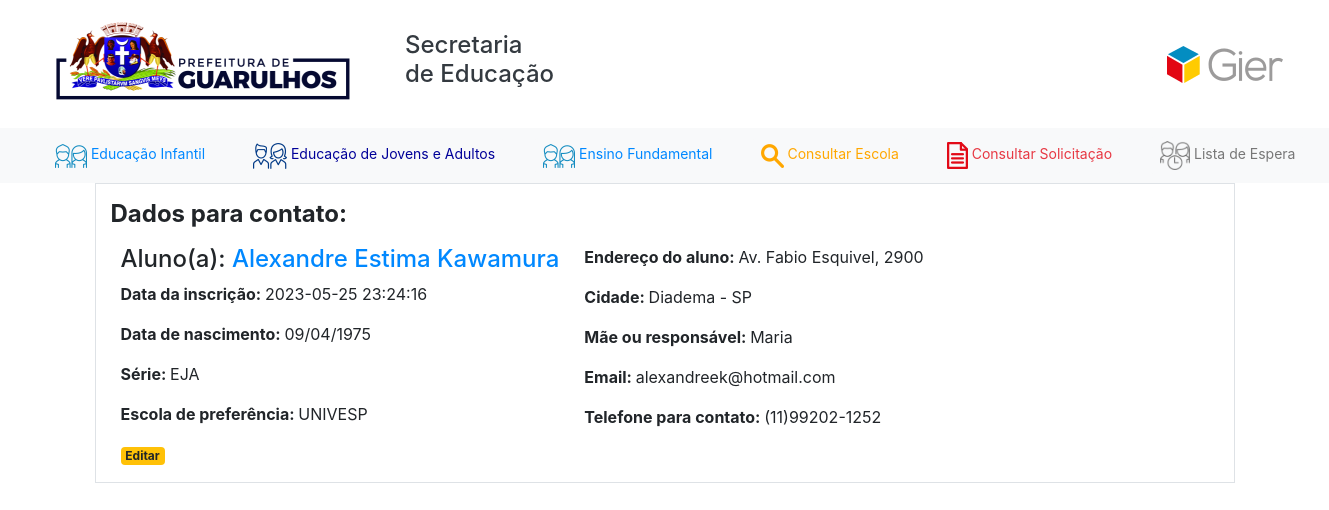
The page /1 on the database its author committed.
### app.py (models this page shows)
class Matricula(db.Model):
    id = db.Column(db.Integer, primary_key=True)
    created = db.Column(db.DateTime, default=datetime.datetime.utcnow)
    name = db.Column(db.String(80), nullable=False)
    born = db.Column(db.String(10), nullable=False)
    grad = db.Column(db.String(15), nullable=False)
    sch = db.Column(db.String(20), nullable=False)
    addr = db.Column(db.String(80), nullable=False)
    city = db.Column(db.String(20), nullable=False)
    uf = db.Column(db.String(2), nullable=False)
    resp = db.Column(db.String(20), nullable=False)
    email = db.Column(db.String(50), nullable=False)
    tel = db.Column(db.String(14), nullable=False)
    obs = db.Column(db.String(200), nullable=False)

### app.py (the view)
@app.route('/<int:post_id>')
def post(post_id):
    qq = get_post(post_id)
    return render_template('post.html', post=qq)

### app.py (called while the page is built)
def get_post(post_id):
    exibe = Matricula.query.filter_by(id=post_id).first()
    if exibe is None:
        abort(404)
    return exibe

### templates/post.html (shortened to what this page needs)
{% extends 'base.html' %}
{% block content %}
<h4 align="left" ><b>Dados para contato: </b></h4>
	<div class="form-row">
        <div class="form-group">
            <div class="col">
                <h4>Aluno(a): <span style="color:#0088ff">{% block title %} {{ post['name'] }} {% endblock %}</span></h4>
                <p><b>Data da inscrição: </b>{{ post['created'] }}</p>
                <p><b>Data de nascimento: </b>{{ post ['born'] }}</p>
                <p><b>Série: </b>{{ post ['grad'] }}</p>
                <p><b>Escola de preferência: </b>{{ post ['sch'] }}</p>
                <a href="{{ url_for('edit', id=post['id']) }}">
                <span class="badge badge-warning">Editar</span>
                </a>
            </div>
        </div>
    <div class="form-row">
        <div class="form-group">
            <div class="col">
                <p><b>Endereço do aluno: </b>{{ post['addr'] }}</p>
                <p><b>Cidade: </b>{{ post ['city'] }} - {{ post['uf'] }}</p>
                <p><b>Mãe ou responsável: </b>{{ post ['resp'] }}</p>
                <p><b>Email: </b>{{ post['email'] }}</p>
                <p><b>Telefone para contato: </b>{{ post ['tel'] }}</p>
            </div>
        </div>
    </div>
{% endblock %}

### templates/base.html (shortened to what this page needs)
<!DOCTYPE html>
<html lang="en">
<head>
    <link rel="stylesheet" href="https://stackpath.bootstrapcdn.com/bootstrap/4.1.3/css/bootstrap.min.css">
</head>
<body>
<header>
	<nav class="navbar navbar-expand-md navbar-light">
		<div class="container-fluid">
				<div class="col col-sm">
					<a class="navbar-brand" href="{{ url_for('index') }}">
						<img src="{{ url_for('static', filename='pmg.png') }}" style="float:left" alt="pmg_logo">
					</a>
				</div>
				<div class="col col-7">
					<span class="navbar-text text-dark">
						<h4>Secretaria<br> de Educação</h4>
					</span>
				</div>
				<div class="col col-sm">
					<img src="{{ url_for('static', filename='gier.png') }}" alt="gier_logo.png" style="float:right; vertical-align:bottom">
				</div>
		</div>
	</nav>
</header>
<nav class="navbar navbar-expand-md navbar-light bg-light">
	<div class="container-fluid">
				<div class="col">
					<button class="btn btn-sm btn-light" type="button">
						<a href="{{ url_for('create') }}">
							<img src="{{ url_for('static', filename='criancas.png') }}">
							<span style="color:#0088ff">Educação Infantil</span>
						</a>
					</button>
				</div>
				<div class="col">
					<button class="btn btn-sm btn-light" type="button">
						<a href="{{ url_for('create') }}">
							<img src="{{ url_for('static', filename='eja.png') }}">
							<span style="color:#000099">Educação de Jovens e Adultos</span>
						</a>
					</button>
				</div>
				<div class="col">
					<button class="btn btn-sm btn-light" type="button">
						<a href="{{ url_for('create') }}">
							<img src="{{ url_for('static', filename='criancas.png') }}">
							<span style="color:#0088ff">Ensino Fundamental</span>
						</a>
					</button>
				</div>
				<div class="col">
					<button class="btn btn-sm btn-light" type="button">
						<a href="{{ url_for('static', filename='escolas.pdf') }}">
							<img src="{{ url_for('static', filename='lupa.png') }}">
							<span style="color:#FFA700">Consultar Escola</span>
						</a>
					</button>
				</div>
				<div class="col">
					<button class="btn btn-sm btn-light" type="button">
						<a href="{{ url_for('consulta') }}">
							<img src="{{ url_for('static', filename='pagina.png') }}">
							<span style="color:#E73843">Consultar Solicitação</span>
						</a>
					</button>
				</div>
				<div class="col col-sm">
					<button class="btn btn-sm btn-light" type="button">
						<a href="{{ url_for('lista') }}">
							<img src="{{ url_for('static', filename='espera.png') }}" width="30">
							<span style="color:#777777">Lista de Espera</span>
						</a>
					</button>
				</div>
  	</div>
</nav>
<div class="container border">
	{% block content %} {% endblock %}
</div>
</body>
</html>

### rows shown on the page
Matricula: name "Alexandre Estima Kawamura", created "2023-05-25 23:24:16", born "09/04/1975", grad "EJA", sch "UNIVESP", addr "Av. Fabio Esquivel, 2900", city "Diadema", uf "SP", resp "Maria", email "alexandreek@hotmail.com", tel "(11)99202-1252"
